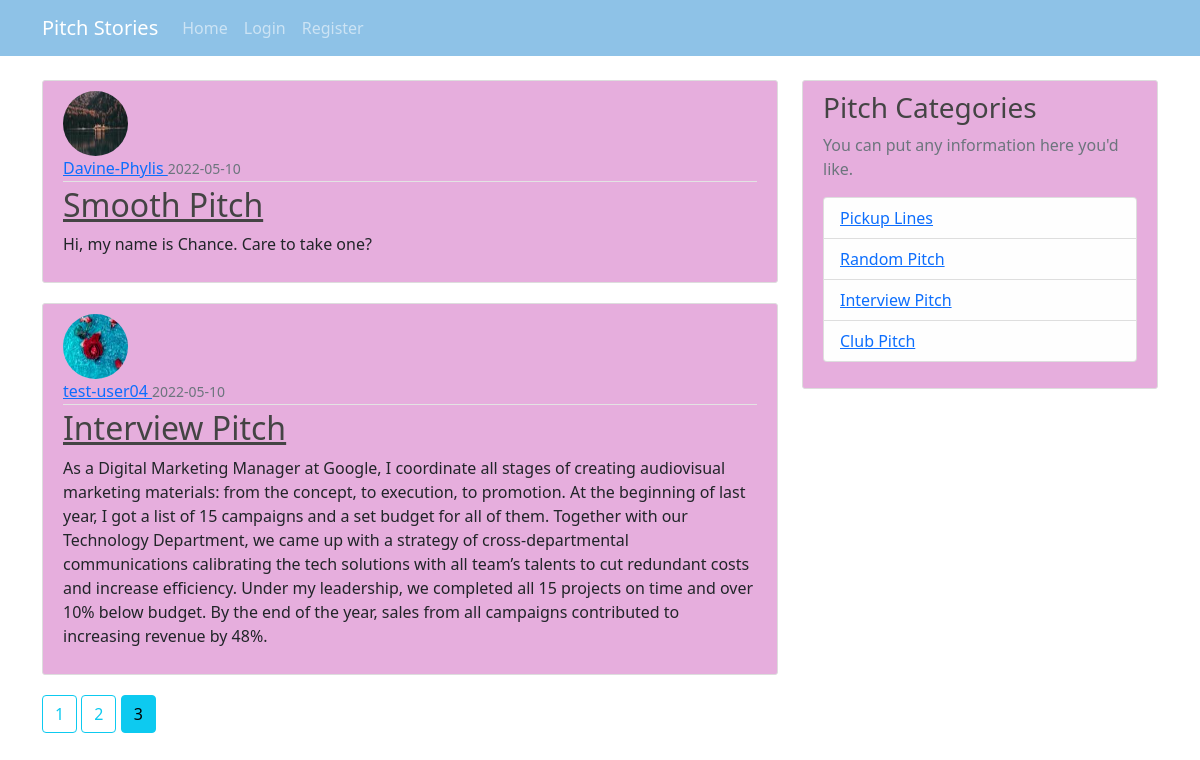
/?page=3, run on the app's committed database.
### app/models.py (models this page shows, shortened)
class Post(db.Model):
    id = db.Column(db.Integer, primary_key=True)
    title = db.Column(db.String(100), nullable=False)
    date_posted = db.Column(db.DateTime, nullable=False, default=datetime.utcnow)
    content = db.Column(db.Text, nullable=False)
    user_id = db.Column(db.Integer, db.ForeignKey('user.id'), nullable=False)

class User(db.Model, UserMixin):
    id = db.Column(db.Integer, primary_key= True)
    username = db.Column(db.String(20), unique= True,nullable= False )
    email = db.Column(db.String(120), unique = True, nullable = False)
    image_file = db.Column(db.String(20),nullable= False, default = 'default.jpg')
    password = db.Column(db.String(60), nullable = False)
    posts = db.relationship('Post', backref= 'author', lazy= True)

### app/views.py (the view)
@app.route('/')
def home():
    page = request.args.get('page', 1, type =int)
    posts = Post.query.order_by(Post.date_posted.desc()).paginate(page=page, per_page=3)
    title = 'Pitch Stories'
    return render_template('index.html', title=title, posts=posts)

### app/templates/index.html (shortened to what this page needs)
{% extends 'base.html'%}
{%block content%}
    {% for post in posts.items %}
    <article class= 'media content-section'>
        <img class='rounded-circle article-img' src="{{ url_for('static', filename='profile_pics/'+ post.author.image_file) }}">
        <div class= 'media-body'>
            <div class= 'article-metadata'>
                <a class='mr-2' href='#'> {{ post.author.username}} </a>
                <small class='text-muted'> {{post.date_posted.strftime('%Y-%m-%d')}}</small>
            </div>
            <h2><a class='article-title' href="{{ url_for('post', post_id=post.id) }}">{{ post.title }}</a> </h2>
            <p class = 'article-content'>{{ post.content }}</p>
        </div>
    </article>
    {%endfor%}
    {% for page_num in posts.iter_pages(left_edge=1, right_edge=1, left_current=1, right_current=2) %}
        {% if page_num %}
            {% if posts.page == page_num %}
            <a class="btn btn-info mb-4" href="{{ url_for('home', page=page_num)}}">{{ page_num }}</a>
            {% else %}
            <a class="btn btn-outline-info mb-4" href="{{ url_for('home', page=page_num)}}">{{ page_num }}</a>
            {% endif %}
        {% else %}
        ...
        {% endif %}
    {% endfor %}
{%endblock content%}

### app/static/css/index.css (style rules this page uses)
body { background: #a2ccc8; color: #333333; margin-top: 5rem; }
h1, h2, h3, h4, h5, h6 { color: #444444; }
.content-section { background: #e6aedd; padding: 10px 20px; border: 1px solid #dddddd; border-radius: 3px; margin-bottom: 20px; }
.article-title { color: #444444; }
.article-content { white-space: pre-line; }
.article-img { height: 65px; width: 65px; margin-right: 16px; }
.article-metadata { padding-bottom: 1px; margin-bottom: 4px; border-bottom: 1px solid #e3e3e3 }

### data on the page
Post: image_file (picture), author.username "Davine-Phylis", date_posted "2022-05-10", title "Smooth Pitch", content "Hi, my name is Chance. Care to take one?"
Post: image_file (picture), author.username "test-user04", date_posted "2022-05-10", title "Interview Pitch", content "As a Digital Marketing Manager at Google, I coordinate all stages of creating audiovisual marketing materials: from the concept, to execution, to promotion. At the beginning of last year, I got a list of 15 campaigns and a set budget for all of them. Together with our Technology Department, we came up with a strategy of cross-departmental communications calibrating the tech solutions with all team’s talents to cut redundant costs and increase efficiency. Under my leadership, we completed all 15 projects on time and over 10% below budget. By the end of the year, sales from all campaigns contributed to increasing revenue by 48%."

### other printed values
{{ page_num }} "1" "2"
{{ page_num }} "3"
